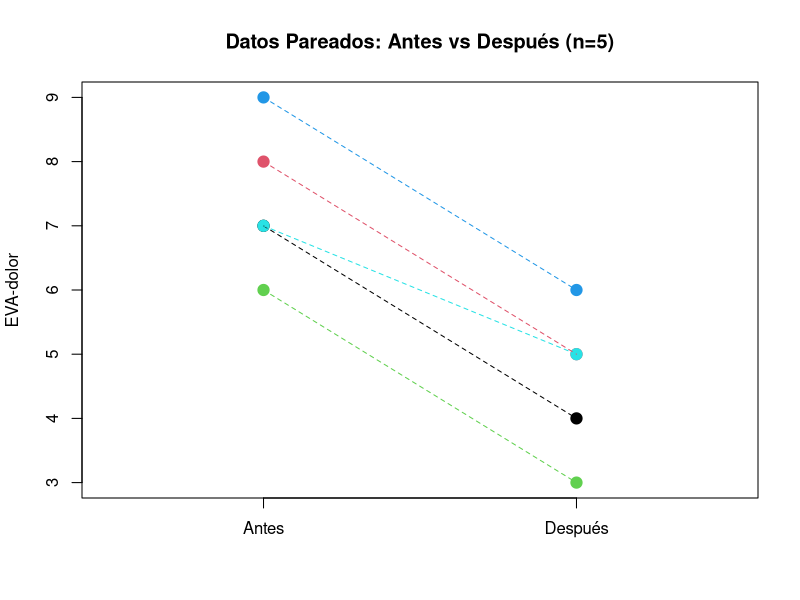
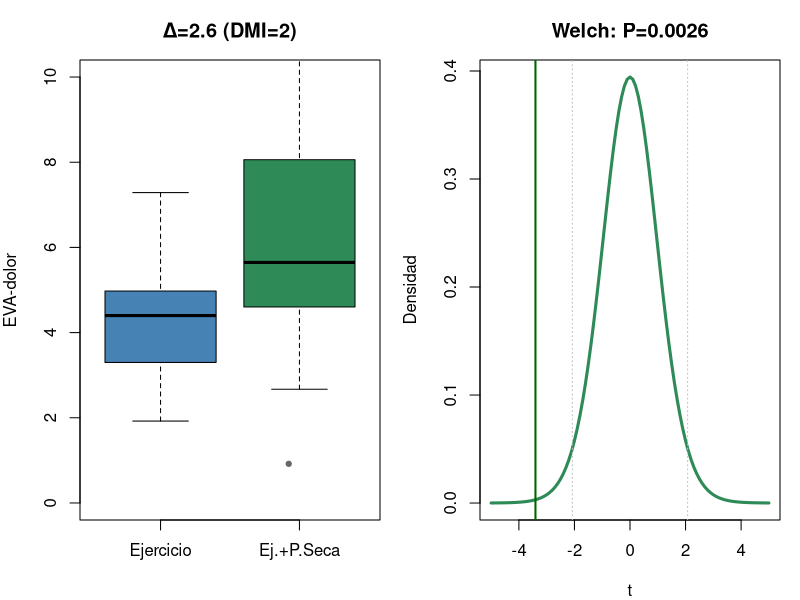

R code for these plots, in order:
## ---- chunk 1
g1<-c(125,132,128,135,130,126); g2<-c(140,148,142,155,138,150,145)
var.test(g1, g2)
## ---- chunk 2
g1<-c(125,132,128,135,130,126); g2<-c(140,148,142,155,138,150,145)
t.test(g1, g2)                     # Welch (recomendado — por defecto en R)
t.test(g1, g2, var.equal = TRUE)   # Student (solo si σ₁² = σ₂²)
## ---- chunk 3
Fexp <- (96/89)^2
cat("Fexp =", round(Fexp,3), "| F0.10;(15,19) = 1.86 → Fexp < F teórica → varianzas homogéneas")
## ---- chunk 4
x1 <- 450; x2 <- 380; s1 <- 89; s2 <- 96; n1 <- 20; n2 <- 16
sp <- sqrt(((n1-1)*s1^2 + (n2-1)*s2^2) / (n1+n2-2))
dc <- (x1 - x2) / sp
t_val <- (x1 - x2) / (sp * sqrt(1/n1 + 1/n2))
omega2 <- (t_val^2 - 1) / (t_val^2 + n1 + n2 - 1)
cat("s_p =", round(sp,1), "\nd de Cohen =", round(dc,2),
    "→", ifelse(abs(dc)>=0.8,"GRANDE",ifelse(abs(dc)>=0.5,"MEDIANO","PEQUEÑO")),
    "\nOmega² =", round(omega2,3), "→", round(omega2*100,1), "% varianza explicada")
## ---- chunk 5
# Datos: glucocorticoides (mg/24h) — varones vs mujeres
n1 <- 15; m1 <- 5.5; s1 <- 1.7
n2 <- 11; m2 <- 6.1; s2 <- 1.5
delta <- 0.5                 # diferencia mínima a detectar
alfa <- 0.05
potencia <- 0.90; beta <- 1 - potencia

# 1) Homogeneidad de varianzas (test F de Snedecor)
Fexp <- (s1/s2)^2
Fcrit <- qf(1 - 0.10, n1-1, n2-1)
cat(sprintf("1) Test F: Fexp = %.3f ; F(0.10;14,10) = %.3f -> %s\n",
    Fexp, Fcrit, ifelse(Fexp < Fcrit, "varianzas HOMOGÉNEAS (Student)",
                         "varianzas distintas (Welch)")))

# 2) Test de la diferencia de medias (Student, varianzas homogéneas)
sp2  <- ((n1-1)*s1^2 + (n2-1)*s2^2) / (n1+n2-2)   # varianza agrupada
SE   <- sqrt(sp2*(1/n1 + 1/n2))
gl   <- n1 + n2 - 2
t_st <- (m2 - m1)/SE
P_st <- 2*pt(-abs(t_st), gl)
cat(sprintf("2) Student: sp² = %.3f, SE = %.3f, texp = %.3f, gl = %d, P = %.3f\n",
    sp2, SE, t_st, gl, P_st))

# 3) Fiabilidad: IC al (1 - 2·beta) = 80 % y comparación con ±delta
t_1b   <- qt(1 - beta, gl)                       # nivel crítico del IC de fiabilidad
IC_lo  <- (m2 - m1) - t_1b*SE
IC_hi  <- (m2 - m1) + t_1b*SE
cat(sprintf("3) IC 80%% = (%.3f, %.3f) ; ±delta = ±%.2f -> %s\n",
    IC_lo, IC_hi, delta,
    ifelse(IC_lo > -delta & IC_hi < delta,
           "IC DENTRO de ±delta -> decisión FIABLE",
           "IC SOBREPASA ±delta -> decisión NO fiable")))

# 4) Tamaño de muestra necesario
t_a     <- qt(1 - alfa/2, gl)                    # cuantil bilateral (α)
t_b     <- qt(1 - beta,   gl)                    # cuantil para la potencia
n_neces <- ceiling(2*sp2*((t_a + t_b)/delta)^2)
cat(sprintf("4) n ≥ 2·sp²·((t_α + t_1-β)/δ)² = %d casos por grupo\n", n_neces))
## ---- chunk 6
#| fig-height: 4.5
a<-c(7,8,6,9,7); d<-c(4,5,3,6,5)
plot(rep(1:2,each=5), c(a,d), pch=19, col=rep(1:5,2), cex=1.5,
     xaxt="n", xlim=c(0.5,2.5), xlab="", ylab="EVA-dolor",
     main="Datos Pareados: Antes vs Después (n=5)")
axis(1, at=1:2, labels=c("Antes","Después"))
for(i in 1:5) lines(c(1,2), c(a[i],d[i]), col=i, lty=2)
## ---- chunk 7
a<-c(7,8,6,9,7); d<-c(4,5,3,6,5)
t.test(d, a, paired=TRUE)
## ---- chunk 8
alfa <- 0.05; potencia <- 0.80
z_a <- qnorm(1 - alfa/2)     # 1.960
z_b <- qnorm(potencia)       # 0.842
K   <- (z_a + z_b)^2         # 7.85

# A) 2 muestras independientes, varianzas homogéneas
sp2 <- 8492.32; delta <- 50
n_A <- ceiling(2*sp2*K/delta^2)

# B) 2 muestras independientes, varianzas no homogéneas
s_menor <- 59; s_mayor <- 96; r <- s_mayor/s_menor
n_menor <- ceiling((r+1)*s_menor^2*K/delta^2)
n_mayor <- ceiling(r*n_menor)

# C) Datos apareados
sd_d <- 16.67; delta_d <- 20
n_C <- ceiling(sd_d^2*K/delta_d^2)

cat("A) Homogéneas  : n =", n_A, "por grupo\n")
cat("B) No homogéneas: n_menor =", n_menor, ", n_mayor =", n_mayor, "\n")
cat("C) Pareadas    : n =", n_C, "parejas\n")
## ---- chunk 9
p1<-0.30; p2<-0.50; delta<-p1-p2
z_a<-qnorm(0.975); z_b<-qnorm(0.80)
n<-ceiling((z_a+z_b)^2*(p1*(1-p1)+p2*(1-p2))/delta^2)
n_cpc<-ceiling(n/4*(1+sqrt(1+4/(n*abs(delta))))^2)
n_cons<-ceiling((z_a+z_b)^2/(2*delta^2))
cat("n (sin cpc)            =", n, "por grupo\n")
cat("n (con cpc Fleiss)      =", n_cpc, "por grupo\n")
cat("n conservador (p = 0.5) =", n_cons, "por grupo\n")
# BioEstatR: testp(x1, n1, x2, n2, delta = 0.20, potencia = 0.80)
## ---- chunk 10
x <- c(122, 135, 128, 141, 131, 126, 146, 139)
wilcox.test(x, mu = 130, exact = FALSE)
## ---- chunk 11
grupoA <- c(55, 62, 48, 70, 52)
grupoB <- c(72, 68, 75, 80, 65, 78)
wilcox.test(grupoA, grupoB, exact = FALSE)
## ---- chunk 12
#| fig-height: 5
set.seed(123)
n1<-15; m1<-4.2; s1<-1.8; n2<-12; m2<-6.8; s2<-2.1
gA<-rnorm(n1,m1,s1); gB<-rnorm(n2,m2,s2)
par(mfrow=c(1,2), mar=c(4,4,3,1))
boxplot(gA, gB, names=c("Ejercicio","Ej.+P.Seca"), col=c("steelblue","seagreen"),
        ylab="EVA-dolor", ylim=c(0,10), main=paste0("Δ=", round(m2-m1,1)," (DMI=2)"))
stripchart(list(A=gA,B=gB), method="jitter", pch=19, col="grey40", add=TRUE, cex=0.7)
se<-sqrt(s1^2/n1+s2^2/n2); t_stat<-(m1-m2)/se
gl_num<-(s1^2/n1+s2^2/n2)^2
gl_den<-(s1^2/n1)^2/(n1-1)+(s2^2/n2)^2/(n2-1)
curve(dt(x, gl_num/gl_den), -5, 5, lwd=3, col="seagreen",
      main=paste0("Welch: P=", round(2*pt(-abs(t_stat), gl_num/gl_den),4)),
      xlab="t", ylab="Densidad")
abline(v=c(-qt(0.975,gl_num/gl_den), qt(0.975,gl_num/gl_den)), col="grey", lty=3)
abline(v=t_stat, col="darkgreen", lwd=2)
par(mfrow=c(1,1))
